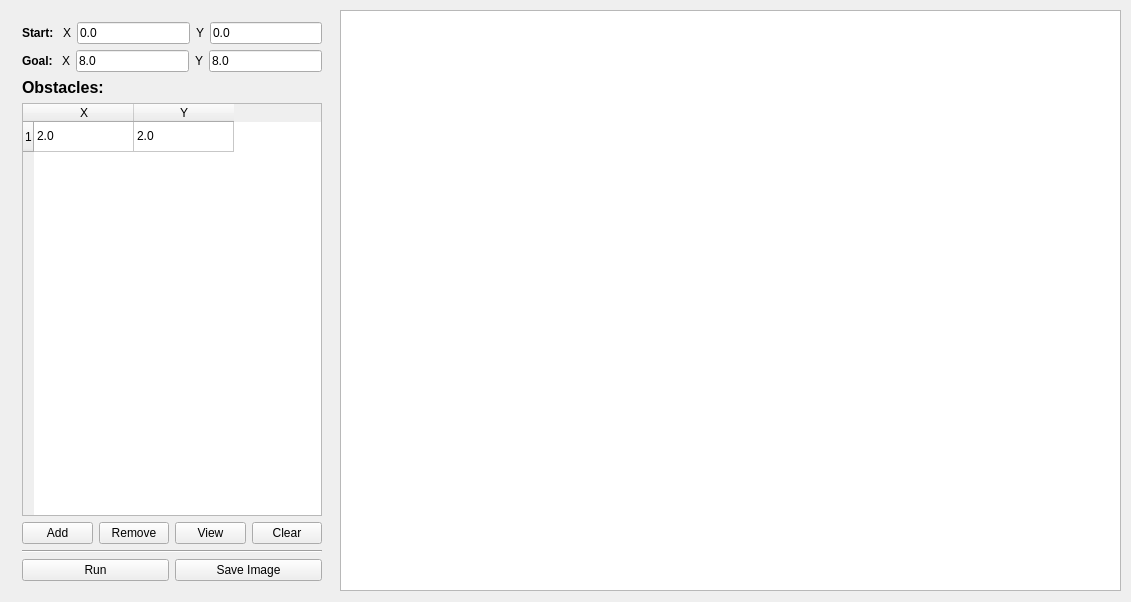
<?xml version="1.0" encoding="UTF-8"?>
<ui version="4.0">
 <class>MainWindow</class>
 <widget class="QMainWindow" name="MainWindow">
  <property name="geometry">
   <rect>
    <x>0</x>
    <y>0</y>
    <width>1131</width>
    <height>602</height>
   </rect>
  </property>
  <property name="sizePolicy">
   <sizepolicy hsizetype="Fixed" vsizetype="Fixed">
    <horstretch>0</horstretch>
    <verstretch>0</verstretch>
   </sizepolicy>
  </property>
  <property name="minimumSize">
   <size>
    <width>0</width>
    <height>0</height>
   </size>
  </property>
  <property name="maximumSize">
   <size>
    <width>1920</width>
    <height>1080</height>
   </size>
  </property>
  <property name="windowTitle">
   <string>MainWindow</string>
  </property>
  <widget class="QWidget" name="centralWidget">
   <widget class="QWidget" name="verticalLayoutWidget">
    <property name="geometry">
     <rect>
      <x>11</x>
      <y>11</y>
      <width>322</width>
      <height>581</height>
     </rect>
    </property>
    <layout class="QVBoxLayout" name="verticalLayout">
     <property name="sizeConstraint">
      <enum>QLayout::SetNoConstraint</enum>
     </property>
     <item>
      <layout class="QHBoxLayout" name="horizontalLayout_3">
       <item>
        <widget class="QLabel" name="label_2">
         <property name="font">
          <font>
           <weight>75</weight>
           <bold>true</bold>
          </font>
         </property>
         <property name="text">
          <string>Start: </string>
         </property>
        </widget>
       </item>
       <item>
        <widget class="QLabel" name="label_4">
         <property name="text">
          <string>X</string>
         </property>
        </widget>
       </item>
       <item>
        <widget class="QLineEdit" name="startXEdit">
         <property name="text">
          <string>0.0</string>
         </property>
        </widget>
       </item>
       <item>
        <widget class="QLabel" name="label_5">
         <property name="text">
          <string>Y</string>
         </property>
        </widget>
       </item>
       <item>
        <widget class="QLineEdit" name="startYEdit">
         <property name="text">
          <string>0.0</string>
         </property>
        </widget>
       </item>
      </layout>
     </item>
     <item>
      <layout class="QHBoxLayout" name="horizontalLayout">
       <item>
        <widget class="QLabel" name="label">
         <property name="font">
          <font>
           <weight>75</weight>
           <bold>true</bold>
          </font>
         </property>
         <property name="text">
          <string>Goal: </string>
         </property>
        </widget>
       </item>
       <item>
        <widget class="QLabel" name="label_6">
         <property name="text">
          <string>X</string>
         </property>
        </widget>
       </item>
       <item>
        <widget class="QLineEdit" name="goalXEdit">
         <property name="text">
          <string>8.0</string>
         </property>
        </widget>
       </item>
       <item>
        <widget class="QLabel" name="label_7">
         <property name="text">
          <string>Y</string>
         </property>
        </widget>
       </item>
       <item>
        <widget class="QLineEdit" name="goalYEdit">
         <property name="text">
          <string>8.0</string>
         </property>
        </widget>
       </item>
      </layout>
     </item>
     <item>
      <widget class="QLabel" name="label_3">
       <property name="font">
        <font>
         <pointsize>12</pointsize>
         <weight>75</weight>
         <bold>true</bold>
        </font>
       </property>
       <property name="text">
        <string>Obstacles: </string>
       </property>
      </widget>
     </item>
     <item>
      <widget class="QTableWidget" name="tableWidget">
       <row>
        <property name="text">
         <string>1</string>
        </property>
       </row>
       <column>
        <property name="text">
         <string>X</string>
        </property>
       </column>
       <column>
        <property name="text">
         <string>Y</string>
        </property>
       </column>
       <item row="0" column="0">
        <property name="text">
         <string>2.0</string>
        </property>
       </item>
       <item row="0" column="1">
        <property name="text">
         <string>2.0</string>
        </property>
       </item>
      </widget>
     </item>
     <item>
      <layout class="QHBoxLayout" name="horizontalLayout_4">
       <item>
        <widget class="QPushButton" name="addObsButton">
         <property name="text">
          <string>Add</string>
         </property>
        </widget>
       </item>
       <item>
        <widget class="QPushButton" name="rmObsButton">
         <property name="text">
          <string>Remove</string>
         </property>
        </widget>
       </item>
       <item>
        <widget class="QPushButton" name="viewButton">
         <property name="text">
          <string>View</string>
         </property>
        </widget>
       </item>
       <item>
        <widget class="QPushButton" name="clearButton">
         <property name="text">
          <string>Clear</string>
         </property>
        </widget>
       </item>
      </layout>
     </item>
     <item>
      <widget class="Line" name="line">
       <property name="orientation">
        <enum>Qt::Horizontal</enum>
       </property>
      </widget>
     </item>
     <item>
      <layout class="QHBoxLayout" name="horizontalLayout_5">
       <item>
        <widget class="QPushButton" name="runButton">
         <property name="text">
          <string>Run</string>
         </property>
        </widget>
       </item>
       <item>
        <widget class="QPushButton" name="saveImg">
         <property name="text">
          <string>Save Image</string>
         </property>
        </widget>
       </item>
      </layout>
     </item>
    </layout>
   </widget>
   <widget class="QGraphicsView" name="graphicsView">
    <property name="geometry">
     <rect>
      <x>340</x>
      <y>10</y>
      <width>781</width>
      <height>581</height>
     </rect>
    </property>
   </widget>
  </widget>
 </widget>
 <layoutdefault spacing="6" margin="11"/>
 <resources/>
 <connections/>
</ui>
